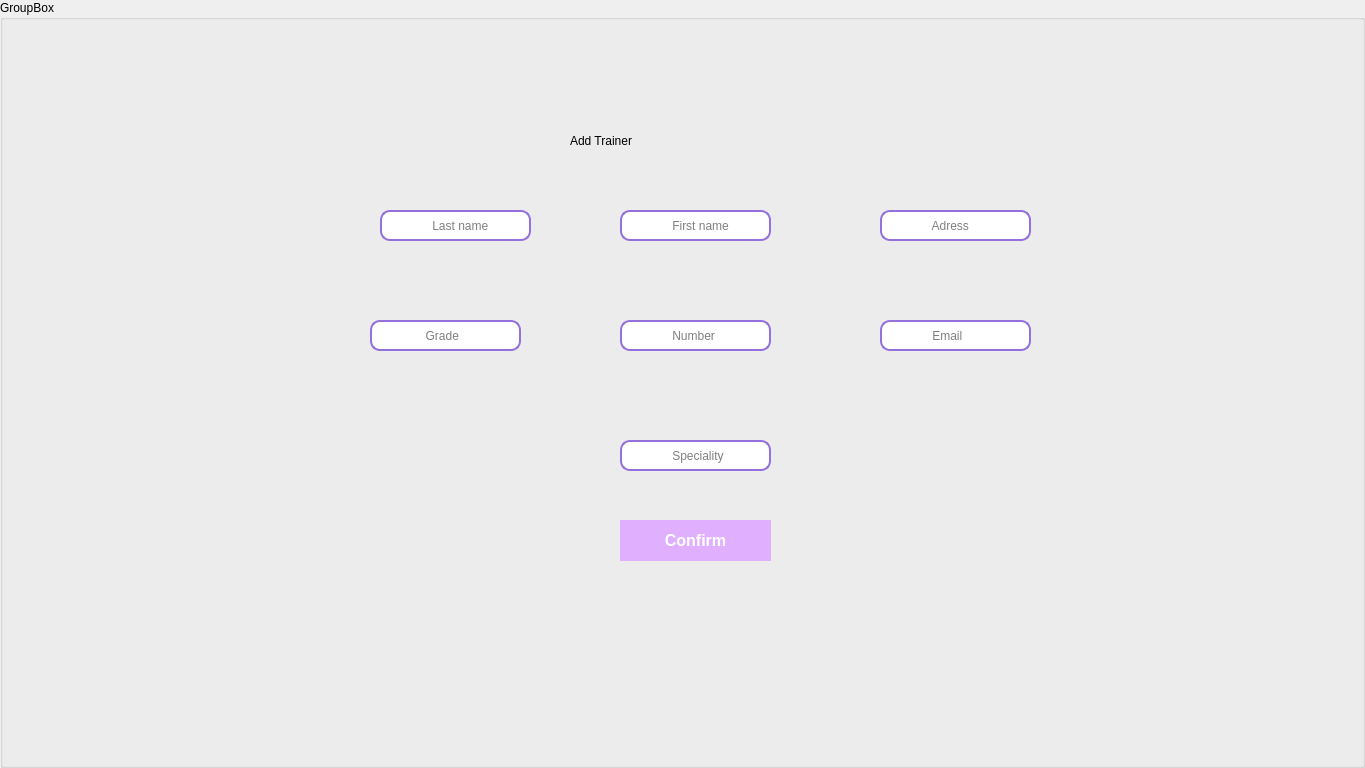
   <widget class="QGroupBox" name="add_formateur">
    <property name="geometry">
     <rect>
      <x>2000</x>
      <y>0</y>
      <width>1365</width>
      <height>768</height>
     </rect>
    </property>
    <property name="title">
     <string>GroupBox</string>
    </property>
    <widget class="QLabel" name="label_25">
     <property name="geometry">
      <rect>
       <x>0</x>
       <y>0</y>
       <width>1365</width>
       <height>768</height>
      </rect>
     </property>
     <property name="styleSheet">
      <string notr="true">background-image: url(:/new/prefix1/image/ajout.png);</string>
     </property>
     <property name="text">
      <string/>
     </property>
    </widget>
    <widget class="QLabel" name="label_32">
     <property name="geometry">
      <rect>
       <x>570</x>
       <y>100</y>
       <width>321</width>
       <height>81</height>
      </rect>
     </property>
     <property name="styleSheet">
      <string notr="true">font: 26pt &quot;MV Boli&quot;;
background-color: rgba(255, 255, 255, 0);</string>
     </property>
     <property name="text">
      <string>Add Trainer</string>
     </property>
    </widget>
    <widget class="QPushButton" name="confirmer_2">
     <property name="geometry">
      <rect>
       <x>620</x>
       <y>520</y>
       <width>151</width>
       <height>41</height>
      </rect>
     </property>
     <property name="styleSheet">
      <string notr="true">QPushButton {
	font: 10pt &quot;MS Shell Dlg 2&quot;;

    border: 2px solid #76B900;
    padding: 10px 20px;
    font-size: 16px;
    font-weight: bold;
    text-transform: uppercase;
    transition: background 0.3s, border 0.3s, color 0.3s;
    background-color: #E0B0FF;
    border-radius: 35px;
    border-color: #E0B0FF; /* Couleur verte transformée en mauve */
    color: rgb(255, 255, 255);
}

QPushButton:hover {
    border-radius: 25px;
    background: purple; /* Couleur noire transformée en blanc */
    color: #fff;
}

QPushButton:pressed {
    background-color: qlineargradient(x1: 0, y1: 0, x2: 1, y2: 1,
                                      stop: 0 #2E2E2E, stop: 0.5 rgb(43, 208, 31), stop: 1 #2E2E2E);
    border-color: white; /* Couleur verte transformée en mauve */
    color: #eee;
}</string>
     </property>
     <property name="text">
      <string>Confirm</string>
     </property>
    </widget>
    <widget class="QLineEdit" name="prenom_26">
     <property name="geometry">
      <rect>
       <x>620</x>
       <y>210</y>
       <width>151</width>
       <height>31</height>
      </rect>
     </property>
     <property name="styleSheet">
      <string notr="true">QLineEdit {
    border: 2px solid #9370DB; /* Bordure mauve */
    border-radius: 10px; /* Coins arrondis */
    padding: 5px; /* Espacement interne */
    background-color: #FFFFFF; /* Couleur de fond */
    color: #000000; /* Couleur du texte */
}

QLineEdit:hover {
    border-color: #7E57C2; /* Bordure mauve foncé au survol */
}

QLineEdit:focus {
    border-color: #5E35B1; /* Bordure mauve foncé lorsqu'il est en focus */
}</string>
     </property>
     <property name="text">
      <string/>
     </property>
     <property name="placeholderText">
      <string>             First name</string>
     </property>
    </widget>
    <widget class="QLineEdit" name="prenom_27">
     <property name="geometry">
      <rect>
       <x>620</x>
       <y>440</y>
       <width>151</width>
       <height>31</height>
      </rect>
     </property>
     <property name="styleSheet">
      <string notr="true">QLineEdit {
    border: 2px solid #9370DB; /* Bordure mauve */
    border-radius: 10px; /* Coins arrondis */
    padding: 5px; /* Espacement interne */
    background-color: #FFFFFF; /* Couleur de fond */
    color: #000000; /* Couleur du texte */
}

QLineEdit:hover {
    border-color: #7E57C2; /* Bordure mauve foncé au survol */
}

QLineEdit:focus {
    border-color: #5E35B1; /* Bordure mauve foncé lorsqu'il est en focus */
}</string>
     </property>
     <property name="text">
      <string/>
     </property>
     <property name="placeholderText">
      <string>             Speciality</string>
     </property>
    </widget>
    <widget class="QLineEdit" name="prenom_28">
     <property name="geometry">
      <rect>
       <x>880</x>
       <y>210</y>
       <width>151</width>
       <height>31</height>
      </rect>
     </property>
     <property name="styleSheet">
      <string notr="true">QLineEdit {
    border: 2px solid #9370DB; /* Bordure mauve */
    border-radius: 10px; /* Coins arrondis */
    padding: 5px; /* Espacement interne */
    background-color: #FFFFFF; /* Couleur de fond */
    color: #000000; /* Couleur du texte */
}

QLineEdit:hover {
    border-color: #7E57C2; /* Bordure mauve foncé au survol */
}

QLineEdit:focus {
    border-color: #5E35B1; /* Bordure mauve foncé lorsqu'il est en focus */
}</string>
     </property>
     <property name="text">
      <string/>
     </property>
     <property name="placeholderText">
      <string>             Adress</string>
     </property>
    </widget>
    <widget class="QLineEdit" name="prenom_29">
     <property name="geometry">
      <rect>
       <x>880</x>
       <y>320</y>
       <width>151</width>
       <height>31</height>
      </rect>
     </property>
     <property name="styleSheet">
      <string notr="true">QLineEdit {
    border: 2px solid #9370DB; /* Bordure mauve */
    border-radius: 10px; /* Coins arrondis */
    padding: 5px; /* Espacement interne */
    background-color: #FFFFFF; /* Couleur de fond */
    color: #000000; /* Couleur du texte */
}

QLineEdit:hover {
    border-color: #7E57C2; /* Bordure mauve foncé au survol */
}

QLineEdit:focus {
    border-color: #5E35B1; /* Bordure mauve foncé lorsqu'il est en focus */
}</string>
     </property>
     <property name="text">
      <string/>
     </property>
     <property name="placeholderText">
      <string>             Email</string>
     </property>
    </widget>
    <widget class="QLineEdit" name="prenom_30">
     <property name="geometry">
      <rect>
       <x>620</x>
       <y>320</y>
       <width>151</width>
       <height>31</height>
      </rect>
     </property>
     <property name="styleSheet">
      <string notr="true">QLineEdit {
    border: 2px solid #9370DB; /* Bordure mauve */
    border-radius: 10px; /* Coins arrondis */
    padding: 5px; /* Espacement interne */
    background-color: #FFFFFF; /* Couleur de fond */
    color: #000000; /* Couleur du texte */
}

QLineEdit:hover {
    border-color: #7E57C2; /* Bordure mauve foncé au survol */
}

QLineEdit:focus {
    border-color: #5E35B1; /* Bordure mauve foncé lorsqu'il est en focus */
}</string>
     </property>
     <property name="text">
      <string/>
     </property>
     <property name="placeholderText">
      <string>             Number</string>
     </property>
    </widget>
    <widget class="QLineEdit" name="prenom_31">
     <property name="geometry">
      <rect>
       <x>380</x>
       <y>210</y>
       <width>151</width>
       <height>31</height>
      </rect>
     </property>
     <property name="styleSheet">
      <string notr="true">QLineEdit {
    border: 2px solid #9370DB; /* Bordure mauve */
    border-radius: 10px; /* Coins arrondis */
    padding: 5px; /* Espacement interne */
    background-color: #FFFFFF; /* Couleur de fond */
    color: #000000; /* Couleur du texte */
}

QLineEdit:hover {
    border-color: #7E57C2; /* Bordure mauve foncé au survol */
}

QLineEdit:focus {
    border-color: #5E35B1; /* Bordure mauve foncé lorsqu'il est en focus */
}</string>
     </property>
     <property name="text">
      <string/>
     </property>
     <property name="placeholderText">
      <string>             Last name</string>
     </property>
    </widget>
    <widget class="QLineEdit" name="prenom_32">
     <property name="geometry">
      <rect>
       <x>370</x>
       <y>320</y>
       <width>151</width>
       <height>31</height>
      </rect>
     </property>
     <property name="styleSheet">
      <string notr="true">QLineEdit {
    border: 2px solid #9370DB; /* Bordure mauve */
    border-radius: 10px; /* Coins arrondis */
    padding: 5px; /* Espacement interne */
    background-color: #FFFFFF; /* Couleur de fond */
    color: #000000; /* Couleur du texte */
}

QLineEdit:hover {
    border-color: #7E57C2; /* Bordure mauve foncé au survol */
}

QLineEdit:focus {
    border-color: #5E35B1; /* Bordure mauve foncé lorsqu'il est en focus */
}</string>
     </property>
     <property name="text">
      <string/>
     </property>
     <property name="placeholderText">
      <string>              Grade</string>
     </property>
    </widget>
   </widget>
